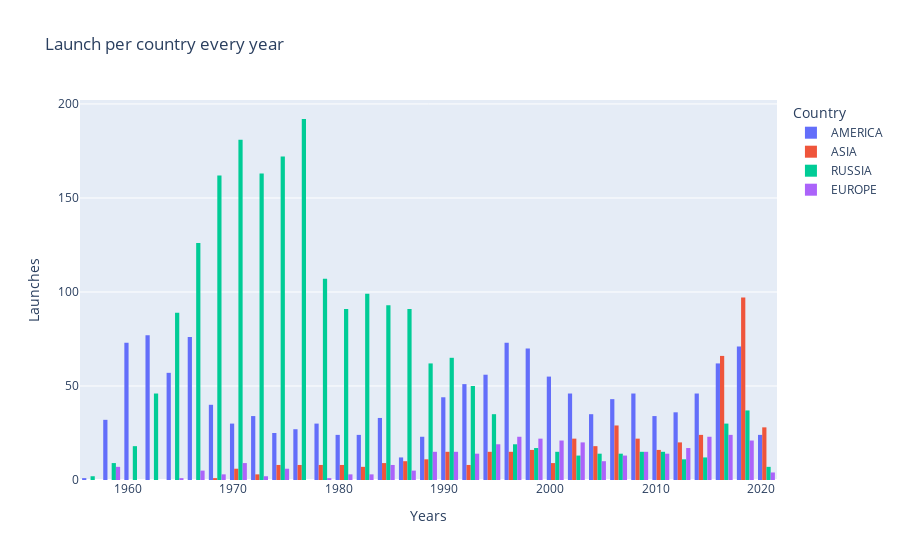

Notebook cell for this chart:
### Markdown cell above
## Rappresentazione grafrica dei lanci anno per anno e regioni
Non abbiamo grosse novità portate da questo istogramma, infatti possiamo notare alcuni dati interessanti:
- La caduta dell'URSS ha portato il tracollo dei lanci spaziali russi
- La costanza dell'America nel numero dei lanci 
- L'ascesa dell'Asia nell'ultimo ventennio
- Il basso ma costante numero di lanci effettuato dall'Europa

### Code cell
fig = px.histogram(df, orientation="v", x="Anno", color="Country", title="Launch per country every year", barmode="group")
labels={"Anno":"Anno di lancio","Agenzia":"Tentativi di lancio"}
fig.layout["xaxis"]["title"] = "Years"
fig.layout["yaxis"]["title"] = "Launches"
fig.layout["legend"]["title"]["text"] = "Country"
fig

### Figure 1 — Plotly figure (JSON) as saved in the notebook; plotly's stock layout.template omitted (floating-point values rounded to 4 significant figures; data arrays with more than 128 entries replaced by an {"elided": "..."} marker saying what was removed)
{"data": [{"alignmentgroup": "True", "bingroup": "x", "hovertemplate": "Country=AMERICA<br>Anno=%{x}<br>count=%{y}<extra></extra>", "legendgroup": "AMERICA", "marker": {"color": "#636efa"}, "name": "AMERICA", "offsetgroup": "AMERICA", "orientation": "v", "showlegend": true, "type": "histogram", "x": {"elided": "1410 str values"}, "xaxis": "x", "yaxis": "y"}, {"alignmentgroup": "True", "bingroup": "x", "hovertemplate": "Country=ASIA<br>Anno=%{x}<br>count=%{y}<extra></extra>", "legendgroup": "ASIA", "marker": {"color": "#EF553B"}, "name": "ASIA", "offsetgroup": "ASIA", "orientation": "v", "showlegend": true, "type": "histogram", "x": {"elided": "499 str values"}, "xaxis": "x", "yaxis": "y"}, {"alignmentgroup": "True", "bingroup": "x", "hovertemplate": "Country=RUSSIA<br>Anno=%{x}<br>count=%{y}<extra></extra>", "legendgroup": "RUSSIA", "marker": {"color": "#00cc96"}, "name": "RUSSIA", "offsetgroup": "RUSSIA", "orientation": "v", "showlegend": true, "type": "histogram", "x": {"elided": "2072 str values"}, "xaxis": "x", "yaxis": "y"}, {"alignmentgroup": "True", "bingroup": "x", "hovertemplate": "Country=EUROPE<br>Anno=%{x}<br>count=%{y}<extra></extra>", "legendgroup": "EUROPE", "marker": {"color": "#ab63fa"}, "name": "EUROPE", "offsetgroup": "EUROPE", "orientation": "v", "showlegend": true, "type": "histogram", "x": {"elided": "343 str values"}, "xaxis": "x", "yaxis": "y"}], "layout": {"barmode": "group", "legend": {"title": {"text": "Country"}, "tracegroupgap": 0}, "title": {"text": "Launch per country every year"}, "xaxis": {"anchor": "y", "domain": [0, 1], "title": {"text": "Years"}}, "yaxis": {"anchor": "x", "domain": [0, 1], "title": {"text": "Launches"}}}}
